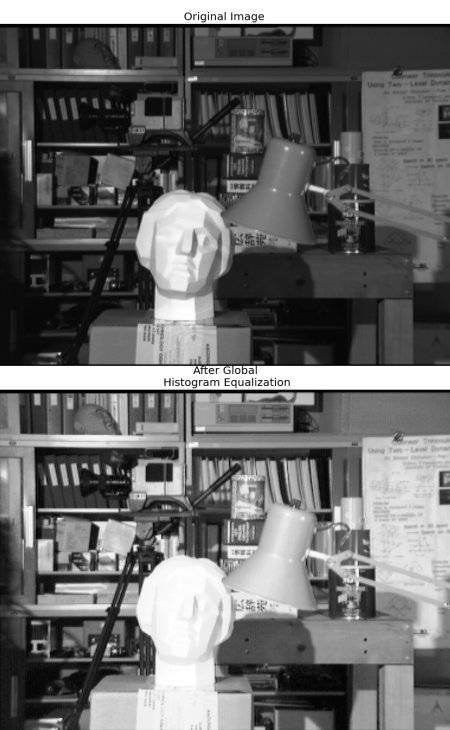
#> input picture clahe_1.jpg, 450 x 730 px, given in place of cup.jpg, which was not available
$ python HistogramEqualization.py
#> lines starting #> are read from the running program, lines starting #| are printed output that depends on the picture; pictures that were not available may be replaced by others from this repository, and a replacement may not be noted
import cv2
import numpy as np
from matplotlib import pyplot as plt
img = cv2.imread('cup.jpg',0)
#> img is the input picture: shape (730, 450); min 0, max 255, mean 107.8
hist,bins = np.histogram(img.flatten(),256,[0,256])
#> hist = 256 values, max 16291 at index 255, min 228 at index 1, mean 1283.2; bins = 257 values from 0 to 256
cdf = hist.cumsum()
#> cdf = 256 values from 944 to 328500
cdf_normalized = cdf * hist.max()/ cdf.max()
#> cdf_normalized = 256 values from 46.81 to 16291
cdf_m = np.ma.masked_equal(cdf,0)
cdf_m = (cdf_m - cdf_m.min())*255/(cdf_m.max()-cdf_m.min())
cdf = np.ma.filled(cdf_m,0).astype('uint8')
#> cdf = 256 values from 0 to 255
plt.plot(cdf_normalized, color = 'b')
img2 = cdf[img]
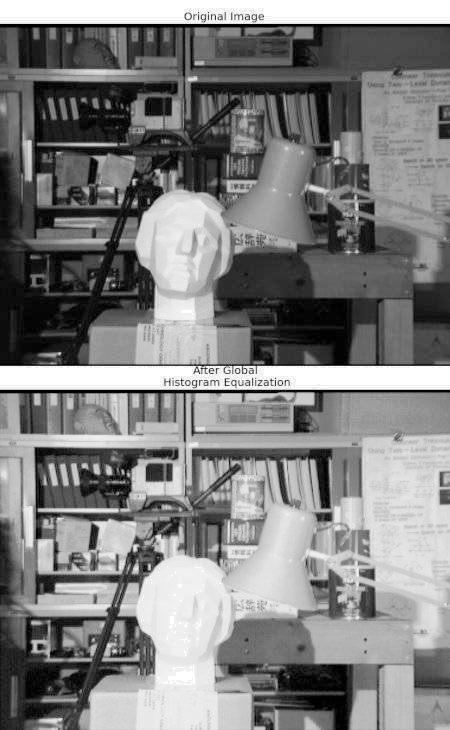
#> img2: shape (730, 450); min 0, max 255, mean 127.5
img = cv2.imread('wiki.jpg',0)
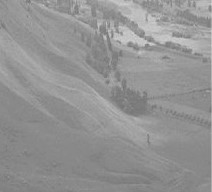
#> input picture wiki.jpg, 212 x 192 px
#> img is the input picture: shape (192, 212); min 112, max 213, mean 147.1
#OpenCV has a function to do this, cv2.equalizeHist().
# Its input is just grayscale image and output is our histogram equalized image
equ = cv2.equalizeHist(img)
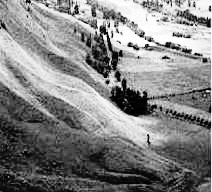
#> equ: shape (192, 212); min 0, max 255, mean 130.8
res = np.hstack((img,equ)) #stacking images side-by-side
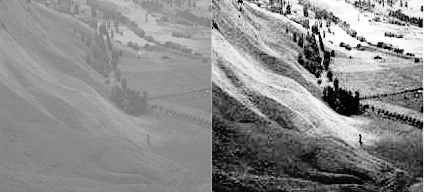
#> res: shape (192, 424); min 0, max 255, mean 138.9
cv2.imwrite('res.png',res)
cv2.imshow('HistogramEqualizationImage',res)
cv2.waitKey(0)
cv2.destroyAllWindows()
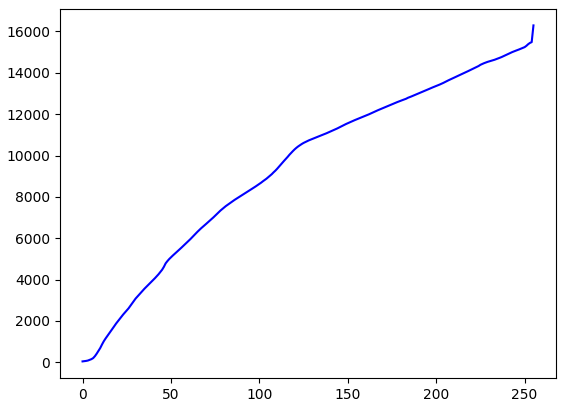
#> figure drawn by matplotlib, 1 panel; curve peaks at x = 255, y = 16291
